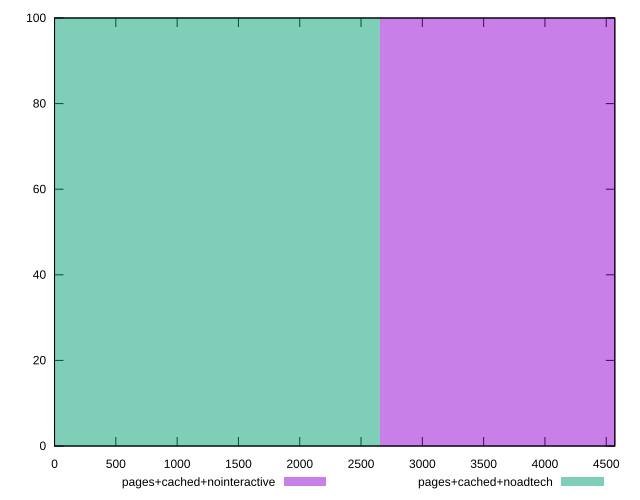

gnuplot code for this plot:
reset

$pagesCachedNointeractive <<EOF
5302.58065470196 100
EOF

$pagesCachedNoadtech <<EOF
0 100
EOF

set key outside below
set boxwidth 5302.58065470196
set xrange [0:4570]
set yrange [0:100]
set trange [0:100]
set style fill transparent solid 0.5 noborder
set terminal svg size 640, 500 enhanced background rgb 'white'
set output "reprap/unused-javascript/comparison/histogram/3_vs_4.svg"

plot $pagesCachedNointeractive title "pages+cached+nointeractive" with boxes, \
     $pagesCachedNoadtech title "pages+cached+noadtech" with boxes

reset
